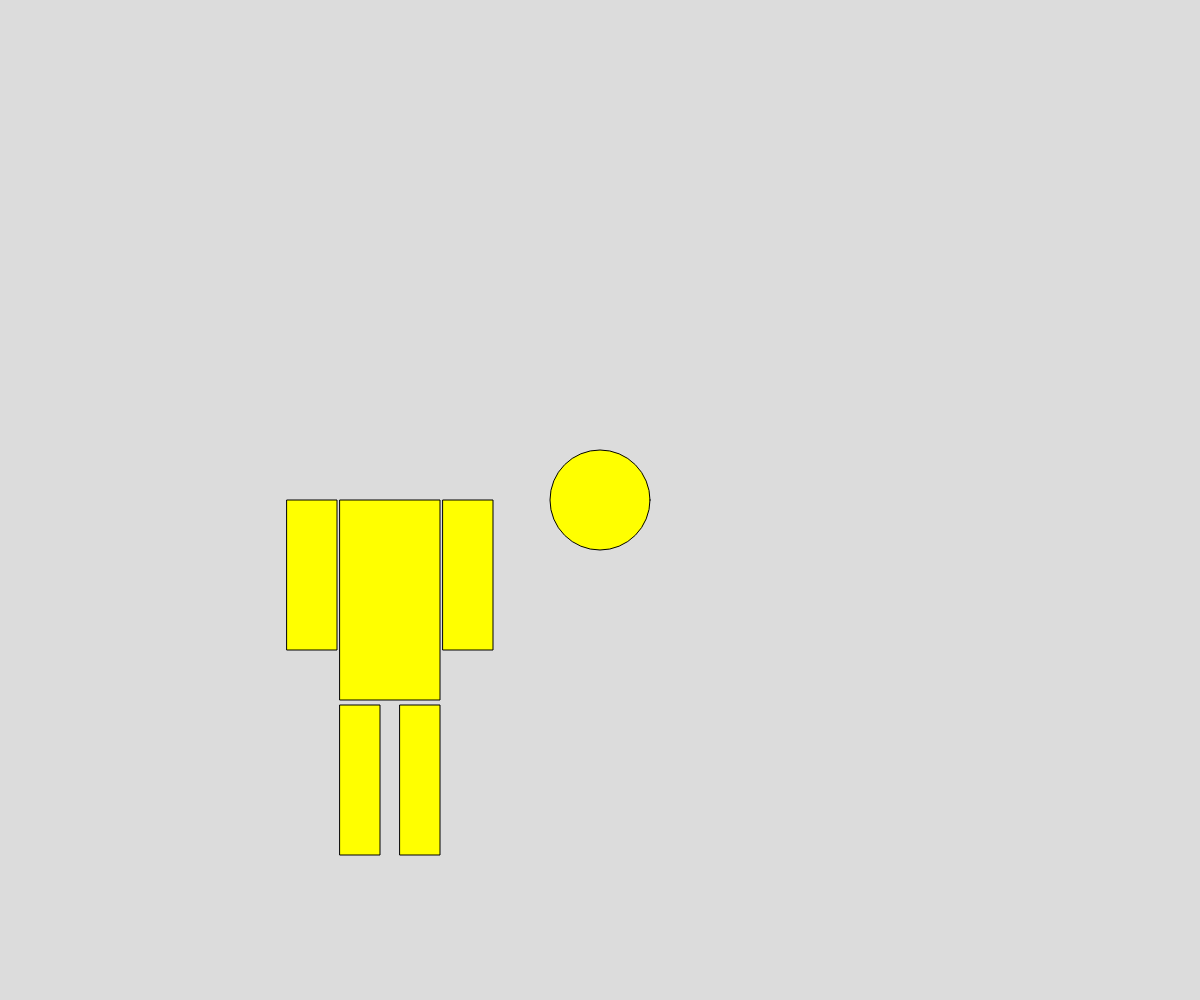
Frame 1 (no input)
Frame 60 (no input): identical to frame 1, image omitted
Frame 120 (the mouse pressed at the canvas centre since frame 60): identical to frame 1, image omitted

The p5.js sketch that drew this single still picture (run headless with seeded random() and noise() and a simulated clock; from frame 60 on, the mouse is pressed at the canvas centre):

// p5.js sketch
// ── sketch.js
// A1 character
// matthew
// 2/29/feb 2024
//
// Extra for Experts:
// - describe what you did to take this project "above and beyond"


function setup() {
  createCanvas(windowWidth, windowHeight);
}

function draw() {
  background(220);
  fill('yellow')
  circle(width/2, height/2,100)//head
  rect(340,500,100,200)//main body
  rect(287,500,50,150)//left arm
  rect(443,500,50,150)//right arm
  rect(400,705,40,150)//right leg
  rect(340,705,40,150)//left leg
  
}
